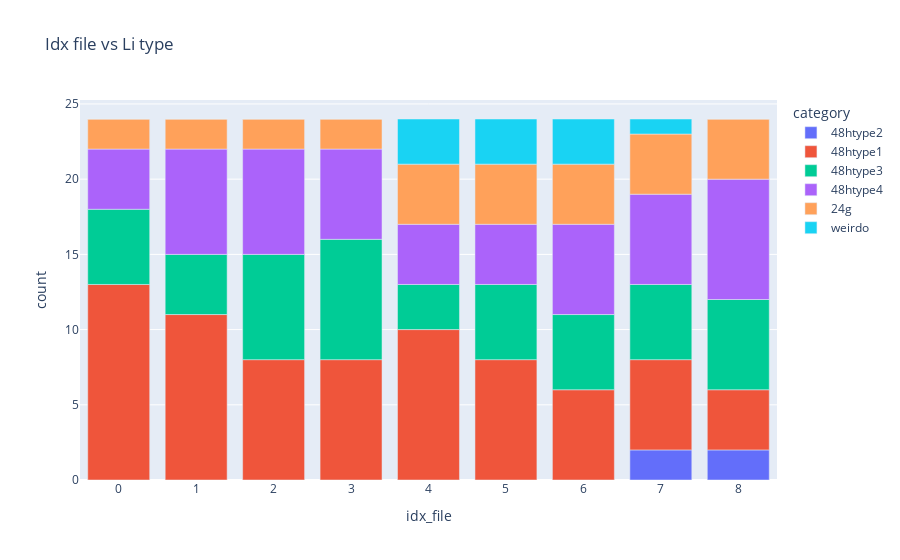

This figure's notebook cell:
### Code cell
Mapping.Labelling.get_amount_type(file_loc_important_cols, litype, el = "Li")
df_amount_type = Plot.Mapping.Labelling.plot_amount_type(file_loc_important_cols, litype, el, style, category_labels)

### Figure 1 — Plotly figure (JSON) as saved in the notebook; plotly's stock layout.template omitted (floating-point values rounded to 4 significant figures)
{"data": [{"alignmentgroup": "True", "hovertemplate": "category=48htype2<br>idx_file=%{x}<br>count=%{y}<extra></extra>", "legendgroup": "48htype2", "marker": {"color": "#636efa", "pattern": {"shape": ""}}, "name": "48htype2", "offsetgroup": "48htype2", "orientation": "v", "showlegend": true, "textposition": "auto", "type": "bar", "x": [0, 1, 2, 3, 4, 5, 6, 7, 8], "xaxis": "x", "y": [0, 0, 0, 0, 0, 0, 0, 2, 2], "yaxis": "y"}, {"alignmentgroup": "True", "hovertemplate": "category=48htype1<br>idx_file=%{x}<br>count=%{y}<extra></extra>", "legendgroup": "48htype1", "marker": {"color": "#EF553B", "pattern": {"shape": ""}}, "name": "48htype1", "offsetgroup": "48htype1", "orientation": "v", "showlegend": true, "textposition": "auto", "type": "bar", "x": [0, 1, 2, 3, 4, 5, 6, 7, 8], "xaxis": "x", "y": [13, 11, 8, 8, 10, 8, 6, 6, 4], "yaxis": "y"}, {"alignmentgroup": "True", "hovertemplate": "category=48htype3<br>idx_file=%{x}<br>count=%{y}<extra></extra>", "legendgroup": "48htype3", "marker": {"color": "#00cc96", "pattern": {"shape": ""}}, "name": "48htype3", "offsetgroup": "48htype3", "orientation": "v", "showlegend": true, "textposition": "auto", "type": "bar", "x": [0, 1, 2, 3, 4, 5, 6, 7, 8], "xaxis": "x", "y": [5, 4, 7, 8, 3, 5, 5, 5, 6], "yaxis": "y"}, {"alignmentgroup": "True", "hovertemplate": "category=48htype4<br>idx_file=%{x}<br>count=%{y}<extra></extra>", "legendgroup": "48htype4", "marker": {"color": "#ab63fa", "pattern": {"shape": ""}}, "name": "48htype4", "offsetgroup": "48htype4", "orientation": "v", "showlegend": true, "textposition": "auto", "type": "bar", "x": [0, 1, 2, 3, 4, 5, 6, 7, 8], "xaxis": "x", "y": [4, 7, 7, 6, 4, 4, 6, 6, 8], "yaxis": "y"}, {"alignmentgroup": "True", "hovertemplate": "category=24g<br>idx_file=%{x}<br>count=%{y}<extra></extra>", "legendgroup": "24g", "marker": {"color": "#FFA15A", "pattern": {"shape": ""}}, "name": "24g", "offsetgroup": "24g", "orientation": "v", "showlegend": true, "textposition": "auto", "type": "bar", "x": [0, 1, 2, 3, 4, 5, 6, 7, 8], "xaxis": "x", "y": [2, 2, 2, 2, 4, 4, 4, 4, 4], "yaxis": "y"}, {"alignmentgroup": "True", "hovertemplate": "category=weirdo<br>idx_file=%{x}<br>count=%{y}<extra></extra>", "legendgroup": "weirdo", "marker": {"color": "#19d3f3", "pattern": {"shape": ""}}, "name": "weirdo", "offsetgroup": "weirdo", "orientation": "v", "showlegend": true, "textposition": "auto", "type": "bar", "x": [0, 1, 2, 3, 4, 5, 6, 7, 8], "xaxis": "x", "y": [0, 0, 0, 0, 3, 3, 3, 1, 0], "yaxis": "y"}], "layout": {"barmode": "relative", "legend": {"title": {"text": "category"}, "tracegroupgap": 0}, "title": {"text": "Idx file vs Li type"}, "xaxis": {"anchor": "y", "domain": [0, 1], "title": {"text": "idx_file"}}, "yaxis": {"anchor": "x", "domain": [0, 1], "title": {"text": "count"}}}}
